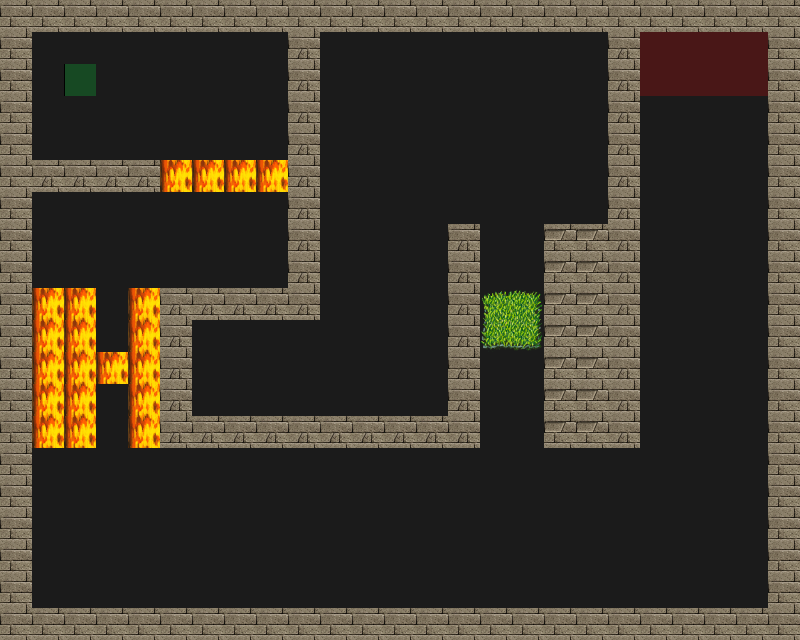

This is a level from a 2D game, rendered from its Tiled map with the project's own tilesets. A one-line summary and the complete map file follow:
An orthogonal 25x20 tile map with 32x32 px tiles, 4 tile layers (Road, Trap, Wall, Utility), 4 tilesets.

<map version="1.0" orientation="orthogonal" renderorder="right-down" width="25" height="20" tilewidth="32" tileheight="32" nextobjectid="1">
 <tileset firstgid="1" source="tilesets/meta.tsx" />
 <tileset firstgid="3" source="tilesets/road.tsx" />
 <tileset firstgid="4" source="tilesets/traps.tsx" />
 <tileset firstgid="196" source="tilesets/wallsandroofs.tsx" />
 <layer name="Road" width="25" height="20">
  <data encoding="csv">
3,3,3,3,3,3,3,3,3,3,3,3,3,3,3,3,3,3,3,3,3,3,3,3,3,
3,3,3,3,3,3,3,3,3,3,3,3,3,3,3,3,3,3,3,3,3,3,3,3,3,
3,3,3,3,3,3,3,3,3,3,3,3,3,3,3,3,3,3,3,3,3,3,3,3,3,
3,3,3,3,3,3,3,3,3,3,3,3,3,3,3,3,3,3,3,3,3,3,3,3,3,
3,3,3,3,3,3,3,3,3,3,3,3,3,3,3,3,3,3,3,3,3,3,3,3,3,
3,3,3,3,3,3,3,3,3,3,3,3,3,3,3,3,3,3,3,3,3,3,3,3,3,
3,3,3,3,3,3,3,3,3,3,3,3,3,3,3,3,3,3,3,3,3,3,3,3,3,
3,3,3,3,3,3,3,3,3,3,3,3,3,3,3,3,3,3,3,3,3,3,3,3,3,
3,3,3,3,3,3,3,3,3,3,3,3,3,3,3,3,3,3,3,3,3,3,3,3,3,
3,3,3,3,3,3,3,3,3,3,3,3,3,3,3,3,3,3,3,3,3,3,3,3,3,
3,3,3,3,3,3,3,3,3,3,3,3,3,3,3,3,3,3,3,3,3,3,3,3,3,
3,3,3,3,3,3,3,3,3,3,3,3,3,3,3,3,3,3,3,3,3,3,3,3,3,
3,3,3,3,3,3,3,3,3,3,3,3,3,3,3,3,3,3,3,3,3,3,3,3,3,
3,3,3,3,3,3,3,3,3,3,3,3,3,3,3,3,3,3,3,3,3,3,3,3,3,
3,3,3,3,3,3,3,3,3,3,3,3,3,3,3,3,3,3,3,3,3,3,3,3,3,
3,3,3,3,3,3,3,3,3,3,3,3,3,3,3,3,3,3,3,3,3,3,3,3,3,
3,3,3,3,3,3,3,3,3,3,3,3,3,3,3,3,3,3,3,3,3,3,3,3,3,
3,3,3,3,3,3,3,3,3,3,3,3,3,3,3,3,3,3,3,3,3,3,3,3,3,
3,3,3,3,3,3,3,3,3,3,3,3,3,3,3,3,3,3,3,3,3,3,3,3,3,
3,3,3,3,3,3,3,3,3,3,3,3,3,3,3,3,3,3,3,3,3,3,3,3,3
</data>
 </layer>
 <layer name="Trap" width="25" height="20">
  <data encoding="csv">
0,0,0,0,0,0,0,0,0,0,0,0,0,0,0,0,0,0,0,0,0,0,0,0,0,
0,0,0,0,0,0,0,0,0,0,0,0,0,0,0,0,0,0,0,0,0,0,0,0,0,
0,0,0,0,0,0,0,0,0,0,0,0,0,0,0,0,0,0,0,0,0,0,0,0,0,
0,0,0,0,0,0,0,0,0,0,0,0,0,0,0,0,0,0,0,0,0,0,0,0,0,
0,0,0,0,0,0,0,0,0,0,0,0,0,0,0,0,0,0,0,0,0,0,0,0,0,
0,0,0,0,0,162,162,162,162,0,0,0,0,0,0,0,0,0,0,0,0,0,0,0,0,
0,0,0,0,0,0,0,0,0,0,0,0,0,0,0,0,0,0,0,0,0,0,0,0,0,
0,0,0,0,0,0,0,0,0,0,0,0,0,0,0,0,0,0,0,0,0,0,0,0,0,
0,0,0,0,0,0,0,0,0,0,0,0,0,0,0,0,0,0,0,0,0,0,0,0,0,
0,162,162,0,162,0,0,0,0,0,0,0,0,0,0,26,27,0,0,0,0,0,0,0,0,
0,162,162,0,162,0,0,0,0,0,0,0,0,0,0,42,43,0,0,0,0,0,0,0,0,
0,162,162,162,162,0,0,0,0,0,0,0,0,0,0,0,0,0,0,0,0,0,0,0,0,
0,162,162,0,162,0,0,0,0,0,0,0,0,0,0,0,0,0,0,0,0,0,0,0,0,
0,162,162,0,162,0,0,0,0,0,0,0,0,0,0,0,0,0,0,0,0,0,0,0,0,
0,0,0,0,0,0,0,0,0,0,0,0,0,0,0,0,0,0,0,0,0,0,0,0,0,
0,0,0,0,0,0,0,0,0,0,0,0,0,0,0,0,0,0,0,0,0,0,0,0,0,
0,0,0,0,0,0,0,0,0,0,0,0,0,0,0,0,0,0,0,0,0,0,0,0,0,
0,0,0,0,0,0,0,0,0,0,0,0,0,0,0,0,0,0,0,0,0,0,0,0,0,
0,0,0,0,0,0,0,0,0,0,0,0,0,0,0,0,0,0,0,0,0,0,0,0,0,
0,0,0,0,0,0,0,0,0,0,0,0,0,0,0,0,0,0,0,0,0,0,0,0,0
</data>
 </layer>
 <layer name="Wall" width="25" height="20">
  <data encoding="csv">
261,261,261,261,261,261,261,261,261,261,261,261,261,261,261,261,261,261,261,261,261,261,261,261,261,
261,0,0,0,0,0,0,0,0,309,0,0,0,0,0,0,0,0,0,309,0,0,0,0,261,
261,0,0,0,0,0,0,0,0,309,0,0,0,0,0,0,0,0,0,309,0,0,0,0,261,
261,0,0,0,0,0,0,0,0,309,0,0,0,0,0,0,0,0,0,309,0,0,0,0,261,
261,0,0,0,0,0,0,0,0,309,0,0,0,0,0,0,0,0,0,309,0,0,0,0,261,
261,309,309,309,309,0,0,0,0,309,0,0,0,0,0,0,0,0,0,309,0,0,0,0,261,
261,0,0,0,0,0,0,0,0,309,0,0,0,0,0,0,0,0,0,309,0,0,0,0,261,
261,0,0,0,0,0,0,0,0,309,0,0,0,0,309,0,0,248,248,309,0,0,0,0,261,
261,0,0,0,0,0,0,0,0,309,0,0,0,0,309,0,0,248,248,309,0,0,0,0,261,
261,0,0,0,0,309,309,309,309,309,0,0,0,0,309,0,0,248,248,309,0,0,0,0,261,
261,0,0,0,0,309,0,0,0,0,0,0,0,0,309,0,0,248,248,309,0,0,0,0,261,
261,0,0,0,0,309,0,0,0,0,0,0,0,0,309,0,0,248,248,309,0,0,0,0,261,
261,0,0,0,0,309,0,0,0,0,0,0,0,0,309,0,0,248,248,309,0,0,0,0,261,
261,0,0,0,0,309,309,309,309,309,309,309,309,309,309,0,0,248,248,309,0,0,0,0,261,
261,0,0,0,0,0,0,0,0,0,0,0,0,0,0,0,0,0,0,0,0,0,0,0,261,
261,0,0,0,0,0,0,0,0,0,0,0,0,0,0,0,0,0,0,0,0,0,0,0,261,
261,0,0,0,0,0,0,0,0,0,0,0,0,0,0,0,0,0,0,0,0,0,0,0,261,
261,0,0,0,0,0,0,0,0,0,0,0,0,0,0,0,0,0,0,0,0,0,0,0,261,
261,0,0,0,0,0,0,0,0,0,0,0,0,0,0,0,0,0,0,0,0,0,0,0,261,
261,261,261,261,261,261,261,261,261,261,261,261,261,261,261,261,261,261,261,261,261,261,261,261,261
</data>
 </layer>
 <layer name="Utility" width="25" height="20">
  <data encoding="csv">
0,0,0,0,0,0,0,0,0,0,0,0,0,0,0,0,0,0,0,0,0,0,0,0,0,
0,0,0,0,0,0,0,0,0,0,0,0,0,0,0,0,0,0,0,0,1,1,1,1,0,
0,0,2,0,0,0,0,0,0,0,0,0,0,0,0,0,0,0,0,0,1,1,1,1,0,
0,0,0,0,0,0,0,0,0,0,0,0,0,0,0,0,0,0,0,0,0,0,0,0,0,
0,0,0,0,0,0,0,0,0,0,0,0,0,0,0,0,0,0,0,0,0,0,0,0,0,
0,0,0,0,0,0,0,0,0,0,0,0,0,0,0,0,0,0,0,0,0,0,0,0,0,
0,0,0,0,0,0,0,0,0,0,0,0,0,0,0,0,0,0,0,0,0,0,0,0,0,
0,0,0,0,0,0,0,0,0,0,0,0,0,0,0,0,0,0,0,0,0,0,0,0,0,
0,0,0,0,0,0,0,0,0,0,0,0,0,0,0,0,0,0,0,0,0,0,0,0,0,
0,0,0,0,0,0,0,0,0,0,0,0,0,0,0,0,0,0,0,0,0,0,0,0,0,
0,0,0,0,0,0,0,0,0,0,0,0,0,0,0,0,0,0,0,0,0,0,0,0,0,
0,0,0,0,0,0,0,0,0,0,0,0,0,0,0,0,0,0,0,0,0,0,0,0,0,
0,0,0,0,0,0,0,0,0,0,0,0,0,0,0,0,0,0,0,0,0,0,0,0,0,
0,0,0,0,0,0,0,0,0,0,0,0,0,0,0,0,0,0,0,0,0,0,0,0,0,
0,0,0,0,0,0,0,0,0,0,0,0,0,0,0,0,0,0,0,0,0,0,0,0,0,
0,0,0,0,0,0,0,0,0,0,0,0,0,0,0,0,0,0,0,0,0,0,0,0,0,
0,0,0,0,0,0,0,0,0,0,0,0,0,0,0,0,0,0,0,0,0,0,0,0,0,
0,0,0,0,0,0,0,0,0,0,0,0,0,0,0,0,0,0,0,0,0,0,0,0,0,
0,0,0,0,0,0,0,0,0,0,0,0,0,0,0,0,0,0,0,0,0,0,0,0,0,
0,0,0,0,0,0,0,0,0,0,0,0,0,0,0,0,0,0,0,0,0,0,0,0,0
</data>
 </layer>
</map>
